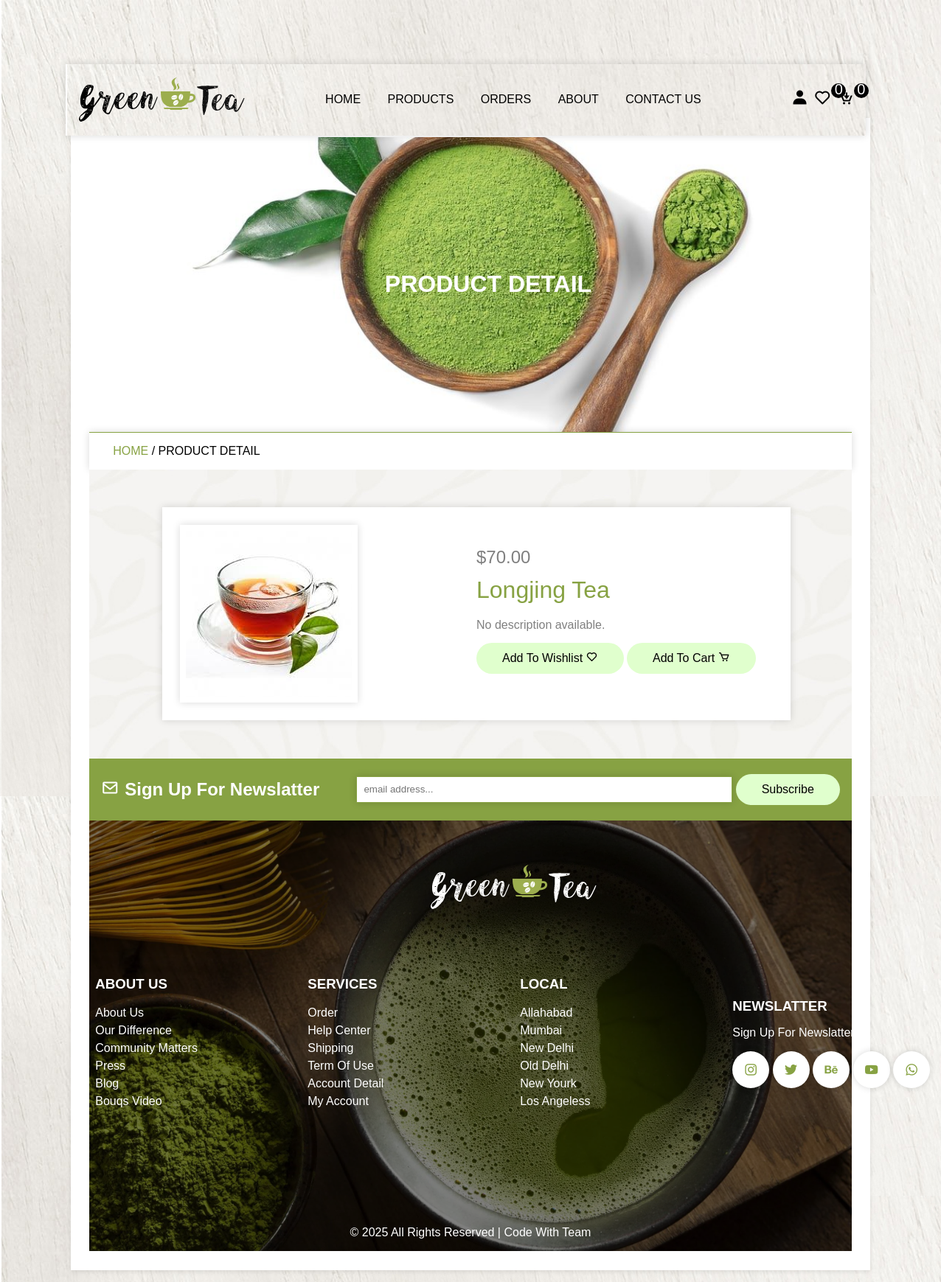
Page /view_page.php?pid=26 on the committed database.
### tables this page shows
CREATE TABLE `products` (
  `id` int(11) NOT NULL,
  `name` varchar(150) NOT NULL,
  `price` decimal(10,2) NOT NULL,
  `image` varchar(255) DEFAULT NULL,
  `product_detail` varchar(255) DEFAULT NULL
);

### view_page.php (the view, shortened to what this page needs)
<?php
include 'components/connection.php';
?>
<!DOCTYPE html>
<html lang="en">
<head>
    <link href="https://unpkg.com/boxicons@2.1.4/css/boxicons.min.css" rel="stylesheet">
</head>
<body>
    <?php include 'components/header.php'; ?>
    <div class="main">
        <div class="banner">
            <h1>Product Detail</h1>
        </div>
        <div class="title2">
            <a href="home.php">Home</a><span> / Product Detail</span>
        </div>
        <section class="view_page">
            <?php
            if (isset($_GET['pid'])) {
                $pid = $_GET['pid'];
                $select_product = $conn->prepare("SELECT * FROM products WHERE id = ?");
                $select_product->execute([$pid]);
                if ($select_product->rowCount() > 0) {
                    $fetch_product = $select_product->fetch(PDO::FETCH_ASSOC);
            ?>
                    <form method="post">
                        <img src="img/<?= htmlspecialchars($fetch_product['image']); ?>" alt="<?= htmlspecialchars($fetch_product['name']); ?>">
                        <div class="detail">
                            <div class="price">$<?= $fetch_product['price']; ?></div>
                            <div class="name"><?= htmlspecialchars($fetch_product['name']); ?></div>
                            <div class="detail">
                                <p><?= htmlspecialchars($fetch_product['description'] ?? 'No description available.'); ?></p>
                            </div>
                            <div class="button">
                                <button type="submit" name="add_to_wishlist" class="btn">
                                    Add to wishlist <i class="bx bx-heart"></i>
                                </button>
                                <button type="submit" name="add_to_cart" class="btn">
                                    Add to cart <i class="bx bx-cart"></i>
                                </button>
                            </div>
                        </div>
                    </form>
            <?php
                } else {
                    echo "<p style='text-align:center;margin:20px;'>❌ Không tìm thấy sản phẩm!</p>";
                }
            } else {
                echo "<p style='text-align:center;margin:20px;'>❌ Thiếu tham số sản phẩm!</p>";
            }
            ?>
        </section>
        <?php include 'components/footer.php'; ?>
</body>
</html>

### rows in the picture
products: image (picture), price "70.00", name "Longjing Tea"

### other values in the picture
$total_wishlist_items "0"
$total_cart_items "0"
$fetch_product['description'] "No description available."
